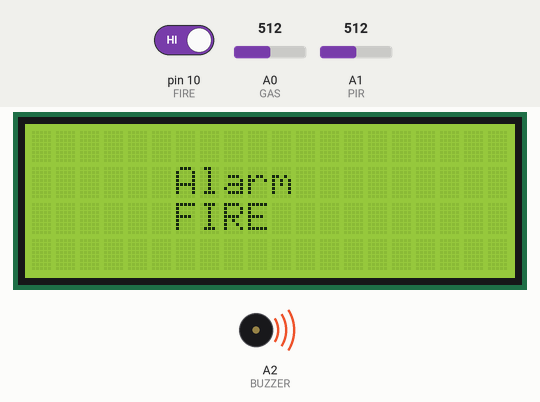
A sketch run on a simulated Arduino Uno, built with avr-gcc and run on an emulated ATmega328P. On the bench: 20×4 character LCD, buzzer (waves = sounding). The test bench sets the inputs (shaded band); at power-on: A0 (GAS) = 512, A1 (PIR) = 512, pin 10 (FIRE) HIGH.

Above: at 2.7 s.
2.8 s: A0 (GAS) set to 609
4.3 s: A0 (GAS) set to 628
At 4.8 s:
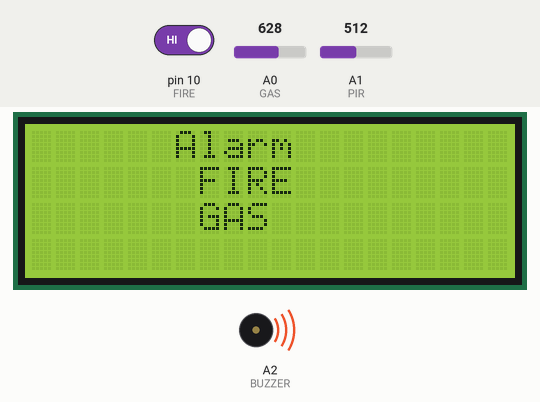
5.9 s: A1 (PIR) set to 635
7.4 s: A1 (PIR) set to 657
At 8.2 s:
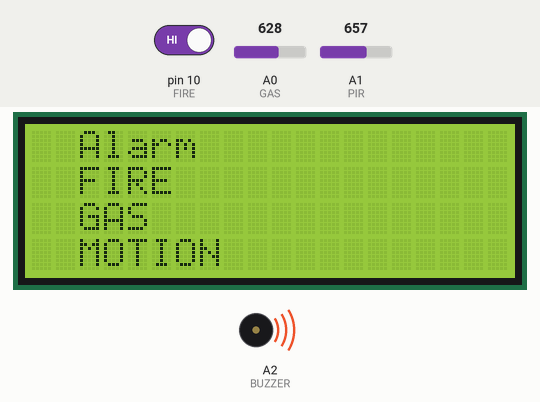
9.0 s: pin 10 (FIRE) driven LOW
At 10.2 s:
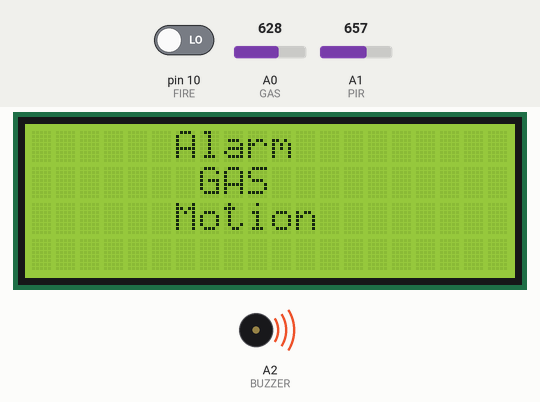
10.6 s: A1 (PIR) set to 640
At 11.5 s:
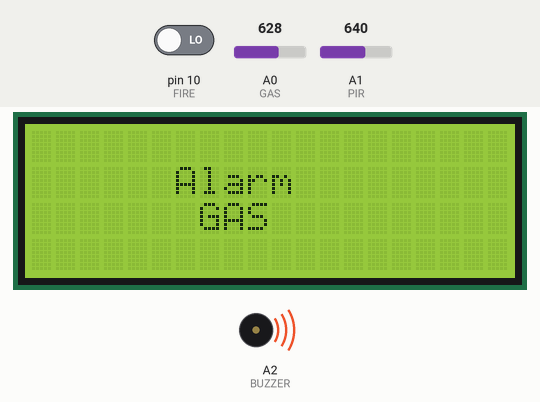
Timing chart, 0 to 13.2 s (numbered marks = the images above; inputs shaded):
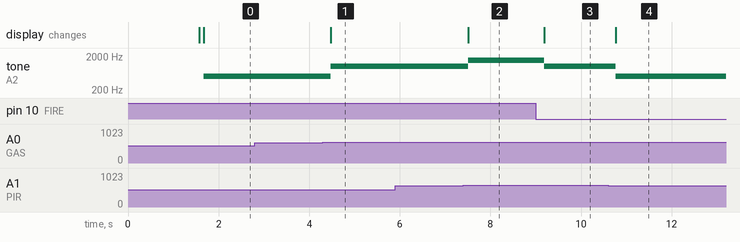

The sketch:

Code.ino
```cpp
#include <LiquidCrystal.h>
const int rs = 2 , en = 3 , d4 = 4 , d5 = 5, d6 = 6, d7 = 7;
LiquidCrystal lcd(rs, en, d4, d5, d6, d7);
// Define The sensors
#define GAS A0
#define PIR A1
#define FIRE 10
#define BUZZER A2

// variable to store the the values of sensors
int pirValue = 0 ;
int gasValue = 0 ;
int fireValue = 0;

void setup() {
pinMode(PIR , INPUT );
pinMode(GAS , INPUT);
pinMode(FIRE, INPUT);
pinMode(BUZZER,OUTPUT);
lcd.begin(20, 4);
lcd.setCursor(4, 1);
lcd.print("Arduino Home");
lcd.setCursor(2, 2);
lcd.print("-Home Security-");
delay(1500);
lcd.clear();
}
void loop() {
fireValue = digitalRead(FIRE) ;
pirValue = analogRead(PIR);
gasValue = analogRead(GAS);
// All sensors is safe
 if (fireValue == 0 && pirValue < 650 && gasValue < 620 ){
   delay(100);
   lcd.clear();
   lcd.setCursor(4, 1);
   lcd.print ("You are safe");
   noTone(BUZZER);
   }
// All sensors are active.
 else if (fireValue == 1 && pirValue >= 650 && gasValue >= 620 ){
   delay(100);
   lcd.clear();
   tone(BUZZER,1500);
   lcd.setCursor(2,0);
   lcd.print ("Alarm");
   lcd.setCursor(2,1);
   lcd.print ("FIRE");
   lcd.setCursor(2,2);
   lcd.print ("GAS");
   lcd.setCursor(2,3);
   lcd.print ("MOTION");
   }
// Fire sensor is active.
 else if (fireValue == 1 && pirValue < 650 && gasValue < 620 ){
   delay(100);
   lcd.clear();
   tone(BUZZER,500);
   lcd.setCursor(6,1);
   lcd.print ("Alarm");
   lcd.setCursor(6,2);
   lcd.print ("FIRE");
   }
// Pir sensor is active.
 else if (fireValue == 0 && pirValue >= 650 && gasValue < 620){
   delay(100);
   lcd.clear();
   tone(BUZZER,500);
   lcd.setCursor(6,1);
   lcd.print ("Alarm");
   lcd.setCursor(6,2);
   lcd.print ("MOTION");
   }
// Gas sensor is active.
 else if (fireValue == 0 && pirValue < 650 && gasValue >= 620){
   delay(100);
   lcd.clear();
   tone(BUZZER,500);
   lcd.setCursor(6,1);
   lcd.print ("Alarm");
   lcd.setCursor(7,2);
   lcd.print ("GAS");
   }
// Fire and Motion sensors are active.
 else if (fireValue == 1 && pirValue >= 650 && gasValue < 620){
   delay(100);
   lcd.clear();
   tone(BUZZER,1000);
   lcd.setCursor(6,1);
   lcd.print ("Alarm");
   lcd.setCursor(7,2);
   lcd.print ("FIRE");
   lcd.setCursor(6,3);
   lcd.print ("MOTION");
   }
// Fire and Gas sensors are active.
 else if (fireValue == 1 && pirValue < 650 && gasValue >= 620){
   delay(100);
   lcd.clear();
   tone(BUZZER,1000);
   lcd.setCursor(6,0);
   lcd.print ("Alarm");
   lcd.setCursor(7,1);
   lcd.print ("FIRE");
   lcd.setCursor(7,2);
   lcd.print ("GAS");
   }
// Motion and Gas sensors are active.
 else if (fireValue == 0 && pirValue >= 650 && gasValue >= 620){
   delay(100);
   lcd.clear();
   tone(BUZZER,1000);
   lcd.setCursor(6,0);
   lcd.print ("Alarm");
   lcd.setCursor(7,1);
   lcd.print ("GAS");
   lcd.setCursor(6,2);
   lcd.print ("Motion");
   }
      }
```

Measured:
- the behaviour switches between 619 and 620 on A0 (GAS) (found by bisection; images 0 and 1)
- the behaviour switches between 649 and 650 on A1 (PIR) (found by bisection; images 1 and 2)
- after the input at 2.8 s, every drawn part: stays the same
- after the input at 4.3 s, tone on A2 (BUZZER): 500 Hz → 1000 Hz after 0.18 s; the display: changes after 0.18 s (image 1)
- after the input at 5.9 s, every drawn part: stays the same
- after the input at 7.4 s, tone on A2 (BUZZER): 1000 Hz → 1500 Hz after 0.11 s; the display: changes after 0.11 s (image 2)
- after the input at 9.0 s, tone on A2 (BUZZER): 1500 Hz → 1000 Hz after 0.19 s; the display: changes after 0.19 s (image 3)
- after the input at 10.6 s, tone on A2 (BUZZER): 1000 Hz → 500 Hz after 0.16 s; the display: changes after 0.16 s (image 4)
